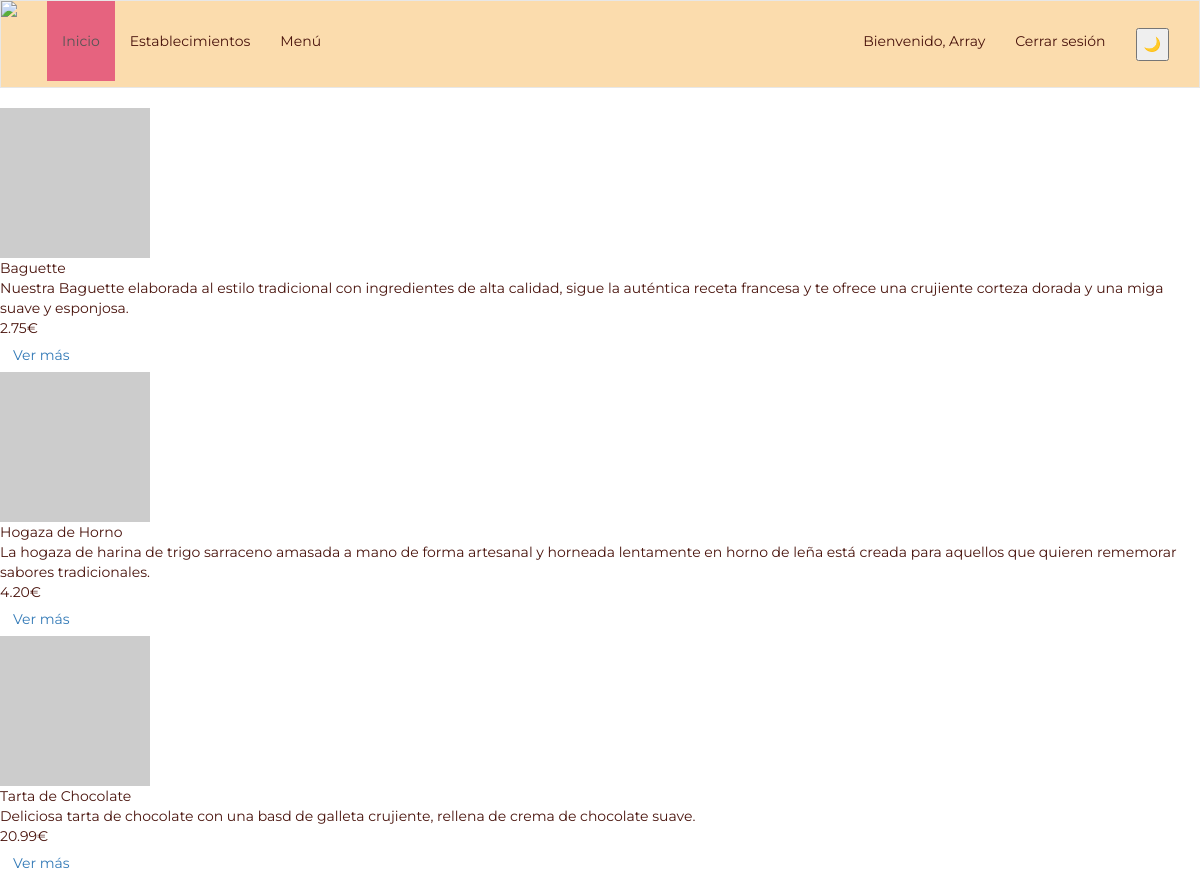
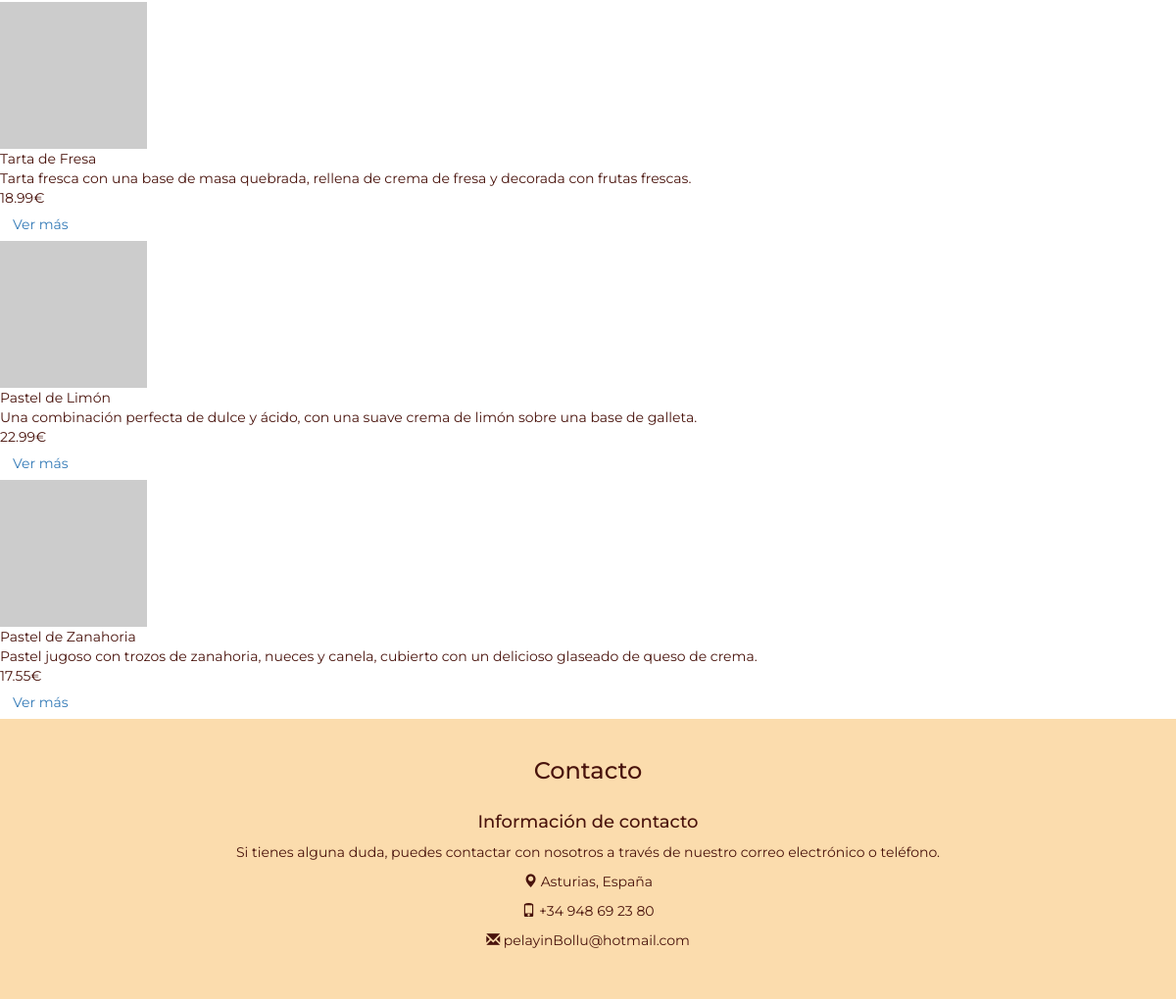
/menu.php (signed in), run on the app's committed database (2 pictures, top to bottom).
### tables this page shows
CREATE TABLE `productos` (
  `id` int NOT NULL AUTO_INCREMENT,
  `nombre` varchar(45) DEFAULT NULL,
  `descripcion` varchar(255) DEFAULT NULL,
  `precio` decimal(4,2) DEFAULT NULL,
  `categorias_id` int NOT NULL,
  `imagen` longblob,
  PRIMARY KEY (`id`),
  KEY `fk_Productos_Categorias_idx` (`categorias_id`),
  CONSTRAINT `fk_Productos_Categorias` FOREIGN KEY (`categorias_id`) REFERENCES `categorias` (`id`)
);

### menu.php (the view, shortened to what this page needs)
<?php
include 'includes/templates/header.php';
function listarPanaderia()
{
    $bd = conectarDB();
    $consulta = $bd->prepare("SELECT id, nombre, descripcion, precio, imagen FROM productos");
    $consulta->execute();
    $resultado = $consulta->get_result();
    ?>
    <div class="productos">
    <?php while ($row = $resultado->fetch_assoc()): ?>
        <div class="fila-producto">
            <?php
            if (!empty($row['imagen'])) {
                echo "<div class='celda-imagen'><img class='imagen-producto' src='../imagenes/" . $row['imagen'] . "'></div>";
            } else {
                echo "<div class='celda-imagen'><img class='imagen-producto' src='https://via.placeholder.com/150'></div>";
            }
            ?>
            <div class="celda-nombre">
                <?= $row['nombre'] ?>
            </div>
            <div class="celda-descripcion">
                <?= $row['descripcion'] ?>
            </div>
            <div class="celda-precio">
                <?= $row['precio'] ?>€
            </div>
            <div class="celda-boton">
            <a href="pagina_destino.php?id=<?= $row['id'] ?>" class="btn">                    <div class="celda-boton">
                        Ver más
                    </div>
                </a>
            </div>
        </div>
    <?php endwhile; ?>
</div>
    <?php
}
?>
<section>
    <?php listarPanaderia();?>
</section>
<?php
include 'includes/templates/footer.php';
?>

### styles/index.css (style rules this page uses)
* { box-sizing: border-box; }
body { font-family: 'Montserrat', sans-serif; background-image: url("https://res.cloudinary.com/dbqqjaqqa/image/upload/v1490097089/bg_ftta6d.png"); color: #49130c; }

### data on the page
productos: nombre "Baguette", descripcion "Nuestra Baguette elaborada al estilo tradicional con ingredientes de alta calidad, sigue la auténtica receta francesa y te ofrece una crujiente corteza dorada y una miga suave y esponjosa.", precio "2.75"
productos: nombre "Hogaza de Horno", descripcion "La hogaza de harina de trigo sarraceno amasada a mano de forma artesanal y horneada lentamente en horno de leña está creada para aquellos que quieren rememorar sabores tradicionales.", precio "4.20"
productos: nombre "Tarta de Chocolate", descripcion "Deliciosa tarta de chocolate con una basd de galleta crujiente, rellena de crema de chocolate suave.", precio "20.99"
productos: nombre "Tarta de Fresa", descripcion "Tarta fresca con una base de masa quebrada, rellena de crema de fresa y decorada con frutas frescas.", precio "18.99"
productos: nombre "Pastel de Limón", descripcion "Una combinación perfecta de dulce y ácido, con una suave crema de limón sobre una base de galleta.", precio "22.99"
productos: nombre "Pastel de Zanahoria", descripcion "Pastel jugoso con trozos de zanahoria, nueces y canela, cubierto con un delicioso glaseado de queso de crema.", precio "17.55"

### other printed values
$_SESSION['usuario'] "Array"
